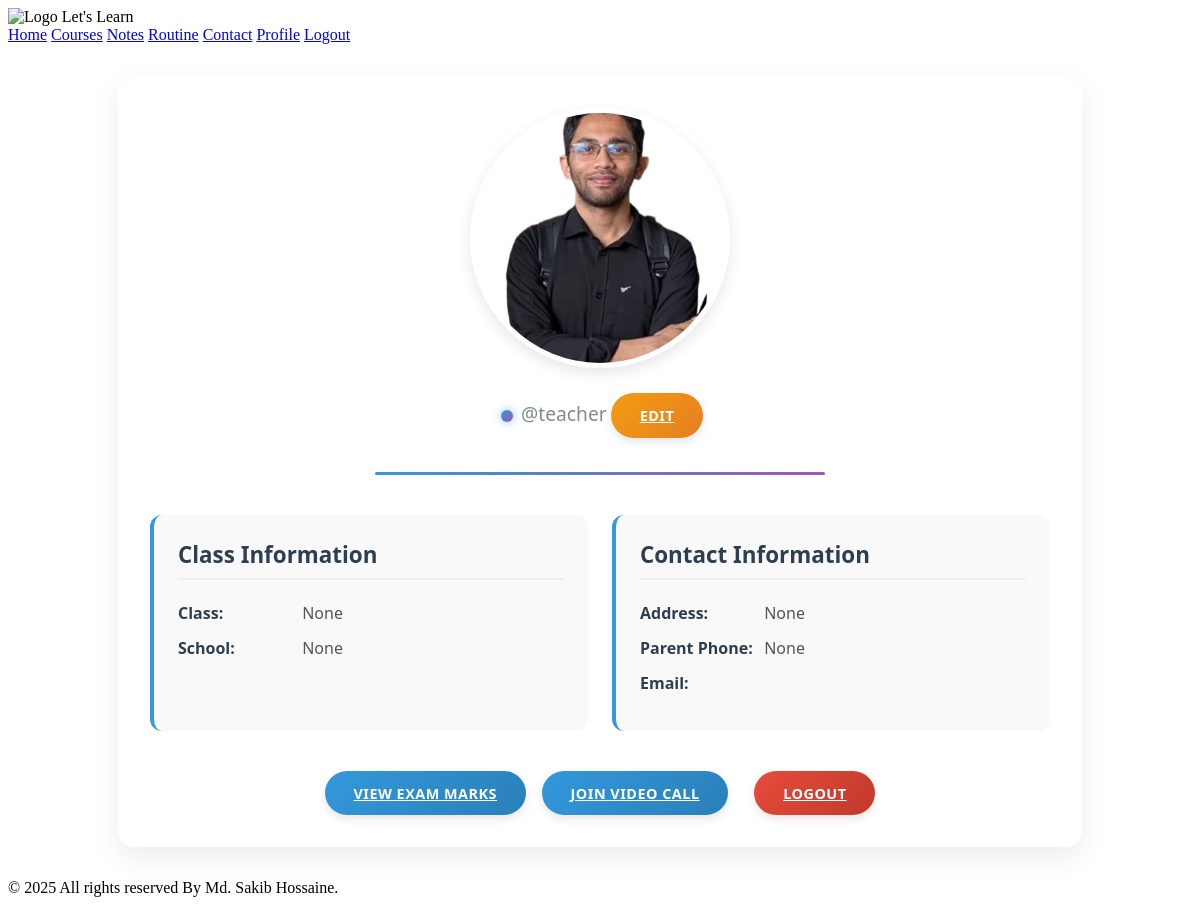
Page /student-profile/ (signed in) on the committed database.
### users/models.py (models this page shows, shortened)
class CustomUser(AbstractBaseUser, PermissionsMixin):
    USER_TYPE_CHOICES = (
        ('student', 'Student'),
        ('teacher', 'Teacher'),
    )
    profile_picture = models.ImageField(upload_to='profile_pics/', blank=True, null=True)
    email = models.EmailField(unique=True)
    username = models.CharField(max_length=150)
    user_type = models.CharField(max_length=10, choices=USER_TYPE_CHOICES)
    is_active = models.BooleanField(default=True)
    is_staff = models.BooleanField(default=False)
    class_name = models.CharField(max_length=100, blank=True, null=True)
    school_name = models.CharField(max_length=255, blank=True, null=True)
    address = models.CharField(max_length=255, blank=True, null=True)
    parent_phone = models.CharField(max_length=20, blank=True, null=True)
    qualification = models.CharField(max_length=255, blank=True, null=True)
    subjects_taught = models.CharField(max_length=255, blank=True, null=True)
    phone_number = models.CharField(max_length=20, blank=True, null=True)
    objects = CustomUserManager()
    USERNAME_FIELD = 'email'
    REQUIRED_FIELDS = ['username', 'user_type']

### users/views.py (the view)
# urls.py: path('student-profile/', views.student_profile, name='student_profile'),
@login_required
def student_profile(request):
    student = request.user
    return render(request, 'users/studentProfile.html', {'student': student})

### templates/users/studentProfile.html (shortened to what this page needs)
{% extends 'base.html' %}
{% load static %}
{% block content %}
<div class="profile-container">
    <div class="profile-header">
        <div class="profile-image">
            {% if student.profile_picture %}
                <img src="{{ student.profile_picture.url }}" alt="{{ student.user.username }}">
            {% else %}
                <div class="no-image">No Image</div>
            {% endif %}
        </div>
        <p class="username">@{{ student.username }}</p>
        <a href="{% url 'users:edit_student_profile' %}" class="btn btn-warning btn-sm" style="margin-top:10px;">Edit</a>
    </div>
    <div class="profile-details">
        <div class="detail-card">
            <h3>Class Information</h3>
            <p><strong>Class:</strong>
            {% if student.joined_classes.all %}
                {{ student.joined_classes.first.category.name }}
            {% else %}
                {{ student.class_name }}
            {% endif %}
            </p>
            <p><strong>School:</strong> {{ student.school_name }}</p>
        </div>
        <div class="detail-card">
            <h3>Contact Information</h3>
            <p><strong>Address:</strong> {{ student.address }}</p>
            <p><strong>Parent Phone:</strong> {{ student.parent_phone }}</p>
            <p><strong>Email:</strong> {{ student.user.email }}</p>
        </div>
    </div>
    <div class="action-buttons">
        <a href="{% url 'users:student_marks' %}" class="btn btn-primary">View Exam Marks</a>
        <a href="{% url 'users:teacher_class_call' %}" class="btn btn-primary">Join Video Call</a>
        <a href="{% url 'users:logout' %}" class="btn btn-danger" style="margin-left:10px;">Logout</a>
    </div>
</div>
{% endblock %}

### templates/users/studentProfile.html (style rules this page uses)
.profile-container { max-width: 900px; margin: 2rem auto; padding: 2rem; background: #ffffff; border-radius: 16px; box-shadow: 0 10px 30px rgba(0, 0, 0, 0.08); font-family: 'Segoe UI', Tahoma, Geneva, Verdana, sans-serif; }
.profile-header { text-align: center; margin-bottom: 2.5rem; position: relative; padding-bottom: 1.5rem; }
.profile-header::after { content: ""; position: absolute; bottom: 0; left: 25%; right: 25%; height: 3px; background: linear-gradient(90deg, #3498db, #9b59b6); border-radius: 3px; }
.username { font-size: 1.2rem; color: #7f8c8d; margin: 0.5rem 0 1.5rem; font-weight: 400; position: relative; display: inline-block; }
.username::before { content: ""; display: inline-block; width: 12px; height: 12px; background: linear-gradient(135deg, #3498db, #9b59b6); border-radius: 50%; margin-right: 8px; vertical-align: middle; box-shadow: 0 0 8px rgba(52, 152, 219, 0.6); }
.profile-image { width: 250px; height: 250px; margin: 0 auto 1.5rem; position: relative; border-radius: 50%; overflow: hidden; border: 5px solid #fff; box-shadow: 0 5px 15px rgba(0, 0, 0, 0.1); transition: transform 0.3s ease, box-shadow 0.3s ease; }
.profile-image img { width: 100%; height: 100%; object-fit: cover; }
.profile-details { display: grid; grid-template-columns: repeat(auto-fit, minmax(300px, 1fr)); gap: 1.5rem; margin: 2rem 0; }
.detail-card { background: #f9f9f9; padding: 1.5rem; border-radius: 12px; transition: all 0.3s ease; border-left: 4px solid #3498db; }
.detail-card h3 { margin-top: 0; color: #2c3e50; font-size: 1.4rem; padding-bottom: 0.5rem; border-bottom: 2px solid #eee; }
.detail-card p { margin: 0.8rem 0; color: #555; font-size: 1rem; }
.detail-card strong { color: #2c3e50; font-weight: 600; min-width: 120px; display: inline-block; }
.action-buttons { display: flex; justify-content: center; margin-top: 2.5rem; gap: 1rem; }
.btn { padding: 0.8rem 1.8rem; border-radius: 50px; font-weight: 600; text-transform: uppercase; letter-spacing: 0.5px; transition: all 0.3s ease; border: none; cursor: pointer; font-size: 0.9rem; box-shadow: 0 4px 10px rgba(0, 0, 0, 0.1); }
.btn-primary { background: linear-gradient(135deg, #3498db, #2980b9); color: white; }
.btn-warning { background: linear-gradient(135deg, #f39c12, #e67e22); color: white; }
.btn-danger { background: linear-gradient(135deg, #e74c3c, #c0392b); color: white; }

### rows in the picture
CustomUser: profile_picture (picture), username "teacher", class_name "None", school_name "None", address "None", parent_phone "None"
